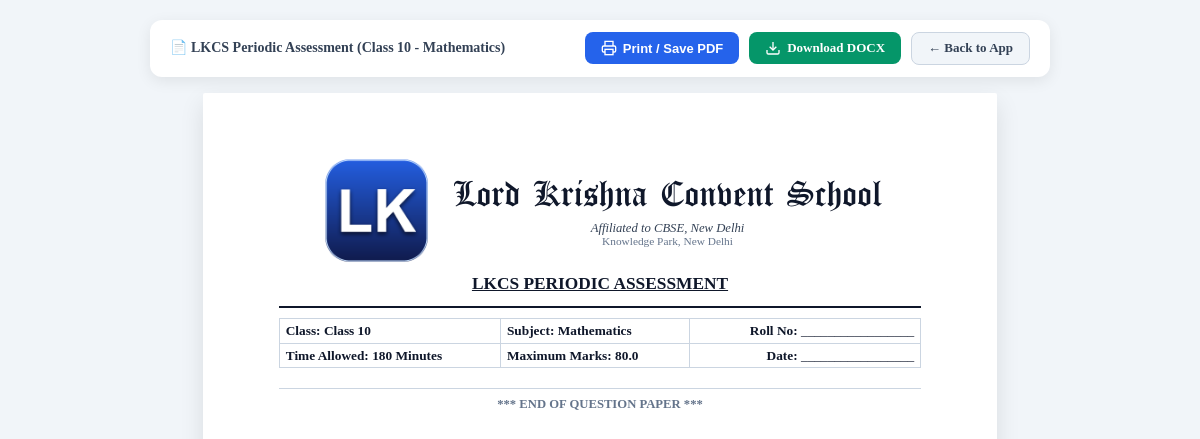
Screenshot of /paper/7/print with the database file from the repository.
### tables this page shows
CREATE TABLE paper_blueprints (
        id INTEGER PRIMARY KEY AUTOINCREMENT,
        title TEXT NOT NULL,                         -- e.g. "Half Yearly Examination 2026-27"
        class_name TEXT NOT NULL,                    -- e.g. "Class 10"
        section TEXT NOT NULL,                       -- e.g. "A"
        subject TEXT NOT NULL,                       -- e.g. "Mathematics"
        teacher_id INTEGER,                          -- Assigned teacher ID
        duration_minutes INTEGER DEFAULT 180,        -- Duration in minutes
        total_marks REAL DEFAULT 80,                 -- Maximum marks
        general_instructions TEXT DEFAULT '',        -- General instructions text
        sections_config TEXT NOT NULL DEFAULT '[]',  -- JSON array of section blueprints
        status TEXT DEFAULT 'Assigned',              -- 'Draft', 'Assigned', 'Submitted', 'Approved'
        created_at TIMESTAMP DEFAULT CURRENT_TIMESTAMP,
        updated_at TIMESTAMP DEFAULT CURRENT_TIMESTAMP,
        FOREIGN KEY (teacher_id) REFERENCES teachers (id)
    );

CREATE TABLE school_settings (
        id INTEGER PRIMARY KEY,
        school_name TEXT NOT NULL DEFAULT 'DELHI PUBLIC SCHOOL',
        sub_title TEXT DEFAULT 'Affiliated to CBSE, New Delhi | Affiliation No. 123456',
        address TEXT DEFAULT 'Knowledge Park, Institutional Area, New Delhi - 110001',
        logo_path TEXT DEFAULT '',
        watermark_text TEXT DEFAULT 'CONFIDENTIAL',
        show_watermark INTEGER DEFAULT 0,
        font_family TEXT DEFAULT 'Calibri',
        font_size TEXT DEFAULT '11pt',
        line_spacing TEXT DEFAULT '1.15',
        page_layout TEXT DEFAULT '1-column',
        show_marks_box INTEGER DEFAULT 1,
        show_instructions INTEGER DEFAULT 1,
        header_border_style TEXT DEFAULT 'double'
    , school_name_font TEXT DEFAULT 'Old English Text MT', enable_answer_key INTEGER DEFAULT 1, wifi_enabled INTEGER DEFAULT 1, wifi_security_mode TEXT DEFAULT 'secure', wifi_passcode TEXT DEFAULT '', network_scope TEXT DEFAULT 'school_wifi', public_url TEXT DEFAULT '', logo_size INTEGER DEFAULT 80, admin_username TEXT DEFAULT 'admin', admin_password TEXT DEFAULT 'admin123', subjects TEXT DEFAULT '[]');

### app/main.py (the view)
@app.get("/paper/{blueprint_id}/print", response_class=HTMLResponse)
async def print_paper(request: Request, blueprint_id: int, answer_key: bool = False, role: Optional[str] = "admin"):
    if role == "teacher":
        raise HTTPException(status_code=403, detail="Teachers are not permitted to print or download question papers. Only school administrators have printing privileges.")
    conn = get_db()
    cursor = conn.cursor()
    cursor.execute("SELECT * FROM school_settings WHERE id = 1")
    school_row = cursor.fetchone()
    school = dict(school_row) if school_row else {}
    if answer_key and not school.get('enable_answer_key', 1):
        conn.close()
        raise HTTPException(status_code=403, detail="Answer key feature is disabled by the administrator.")
    cursor.execute("SELECT * FROM paper_blueprints WHERE id = ?", (blueprint_id,))
    bp_row = cursor.fetchone()
    if not bp_row:
        conn.close()
        raise HTTPException(status_code=404, detail="Blueprint not found")
    blueprint = dict(bp_row)
    cursor.execute("SELECT * FROM questions WHERE blueprint_id = ? ORDER BY question_number ASC", (blueprint_id,))
    q_rows = cursor.fetchall()
    conn.close()
    questions = []
    sections_map = {}
    for r in q_rows:
        q = dict(r)
        try:
            q['parsed_options'] = json.loads(q['options']) if q.get('options') else []
        except Exception:
            q['parsed_options'] = []
        sec_name = q.get('section_name') or 'Section'
        if sec_name not in sections_map:
            sections_map[sec_name] = []
        sections_map[sec_name].append(q)
        questions.append(q)
    instructions_list = [line.strip() for line in (blueprint.get('general_instructions') or '').split('\n') if line.strip()]
    return templates.TemplateResponse(request=request, name="paper_print.html", context={
        "blueprint": blueprint,
        "school": school,
        "sections_map": sections_map,
        "questions": questions,
        "instructions_list": instructions_list,
        "is_answer_key": answer_key
    })

### app/templates/paper_print.html (shortened to what this page needs)
<!DOCTYPE html>
<html lang="en">
<head>
    <link rel="stylesheet" href="https://cdn.jsdelivr.net/npm/katex@0.16.8/dist/katex.min.css">
</head>
<body>
    <div class="no-print-bar">
        <div class="bar-left">
            <span>📄 {{ blueprint.title }} ({{ blueprint.class_name }} - {{ blueprint.subject }})</span>
        </div>
        <div class="bar-actions">
            <button onclick="window.print()" class="btn btn-primary" title="Print or Save as PDF">
                <svg width="16" height="16" viewBox="0 0 24 24" fill="none" stroke="currentColor" stroke-width="2"><polyline points="6 9 6 2 18 2 18 9"></polyline><path d="M6 18H4a2 2 0 0 1-2-2v-5a2 2 0 0 1 2-2h16a2 2 0 0 1 2 2v5a2 2 0 0 1-2 2h-2"></path><rect x="6" y="14" width="12" height="8"></rect></svg>
                Print / Save PDF
            </button>
            <a href="/api/paper/{{ blueprint.id }}/docx" class="btn btn-emerald" title="Download Word DOCX file">
                <svg width="16" height="16" viewBox="0 0 24 24" fill="none" stroke="currentColor" stroke-width="2"><path d="M21 15v4a2 2 0 0 1-2 2H5a2 2 0 0 1-2-2v-4"></path><polyline points="7 10 12 15 17 10"></polyline><line x1="12" y1="15" x2="12" y2="3"></line></svg>
                Download DOCX
            </a>
            <a href="/" class="btn btn-secondary">← Back to App</a>
        </div>
    </div>
    <div class="paper-sheet">
        <div class="paper-content">
            <div class="school-header">
                <div class="header-with-logo">
                    {% if school.logo_path %}
                    <img src="/{{ school.logo_path }}" alt="Logo" class="school-logo">
                    {% endif %}
                    <div>
                        <h1 class="school-title">{{ school.school_name }}</h1>
                        {% if school.sub_title %}
                        <div class="school-subtitle">{{ school.sub_title }}</div>
                        {% endif %}
                        {% if school.address %}
                        <div class="school-address">{{ school.address }}</div>
                        {% endif %}
                    </div>
                </div>
                <div class="exam-heading">
                    {{ blueprint.title }}
                </div>
            </div>
            <table class="details-table">
                <tr>
                    <td><strong>Class:</strong> <span class="bold-val">{{ blueprint.class_name }}</span></td>
                    <td><strong>Subject:</strong> <span class="bold-val">{{ blueprint.subject }}</span></td>
                    <td style="text-align: right;"><strong>Roll No:</strong> _________________</td>
                </tr>
                <tr>
                    <td><strong>Time Allowed:</strong> <span class="bold-val">{{ blueprint.duration_minutes }} Minutes</span></td>
                    <td><strong>Maximum Marks:</strong> <span class="bold-val">{{ blueprint.total_marks }}</span></td>
                    <td style="text-align: right;"><strong>Date:</strong> _________________</td>
                </tr>
            </table>
            <div class="end-paper">
                *** END OF QUESTION PAPER ***
            </div>
        </div>
    </div>
</body>
</html>

### rows the page displays
paper_blueprints: title "LKCS Periodic Assessment", class_name "Class 10", subject "Mathematics", title "LKCS PERIODIC ASSESSMENT", duration_minutes "180", total_marks "80.0"
school_settings: logo_path (picture), school_name "Lord Krishna Convent School", sub_title "Affiliated to CBSE, New Delhi", address "Knowledge Park, New Delhi"
